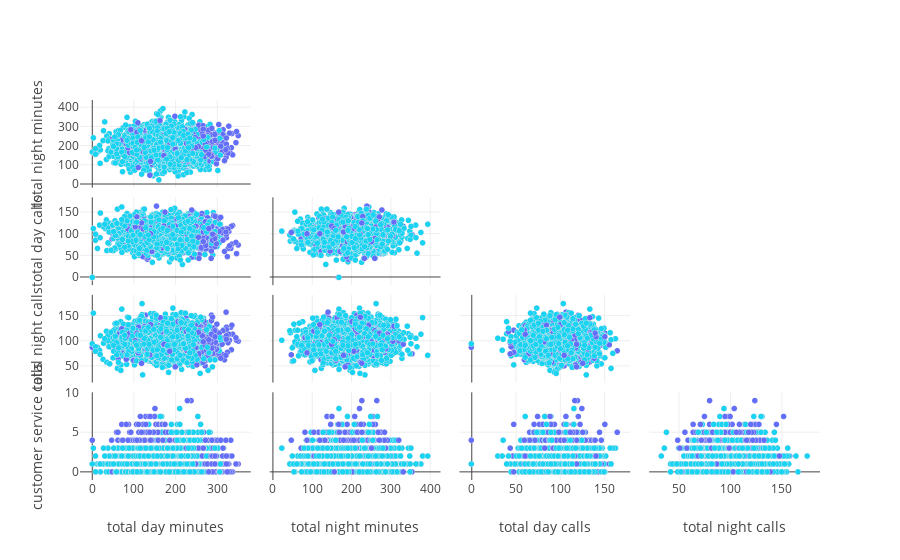

This figure's notebook cell:
### Markdown cell above
# go.Splom
https://plot.ly/python/splom/

### Code cell
TARGET_COL = 'churn'

classes=np.unique(df[TARGET_COL].values).tolist()
class_code={classes[k]: k for k in range(len(classes))}
color_vals=[class_code[cl] for cl in df[TARGET_COL]]

pl_colorscale=[[0.0, '#19d3f3'],
               [0.333, '#19d3f3'],
               [0.333, '#e763fa'],
               [0.666, '#e763fa'],
               [0.666, '#636efa'],
               [1, '#636efa']]

text=list(df[TARGET_COL].values)
columns = ['total day minutes', 'total night minutes', 
           'total day calls', 'total night calls',
           'customer service calls']

dimensions = [dict(label=col, values=df[col]) for col in columns]

trace1 = go.Splom(dimensions=dimensions,
                  text=text,
                  marker=dict(color=color_vals,
                            size=6,
                            colorscale=pl_colorscale,
                            showscale=False,
                            line=dict(width=0.2,
                                      color='rgb(230,230,230)'))
)
# Comment line below to plot diagonal results
trace1['diagonal'].update(visible=False)
# Comment line below to plot upper half results
trace1['showupperhalf']=False

iplot(dict(data=[trace1]))

### Figure 1 — Plotly figure (JSON) as saved in the notebook; plotly's stock layout.template omitted (floating-point values rounded to 4 significant figures; data arrays with more than 128 entries replaced by an {"elided": "..."} marker saying what was removed)
{"data": [{"diagonal": {"visible": false}, "dimensions": [{"label": "total day minutes", "values": {"elided": "3333 float values"}}, {"label": "total night minutes", "values": {"elided": "3333 float values"}}, {"label": "total day calls", "values": {"elided": "3333 int values"}}, {"label": "total night calls", "values": {"elided": "3333 int values"}}, {"label": "customer service calls", "values": {"elided": "3333 int values"}}], "marker": {"color": {"elided": "3333 int values"}, "colorscale": [[0, "#19d3f3"], [0.333, "#19d3f3"], [0.333, "#e763fa"], [0.666, "#e763fa"], [0.666, "#636efa"], [1, "#636efa"]], "line": {"color": "rgb(230,230,230)", "width": 0.2}, "showscale": false, "size": 6}, "showupperhalf": false, "text": {"elided": "3333 str values"}, "type": "splom", "uid": "06cfe1b2-bc53-11e8-8486-bcee7b594fb1"}], "layout": {}}
